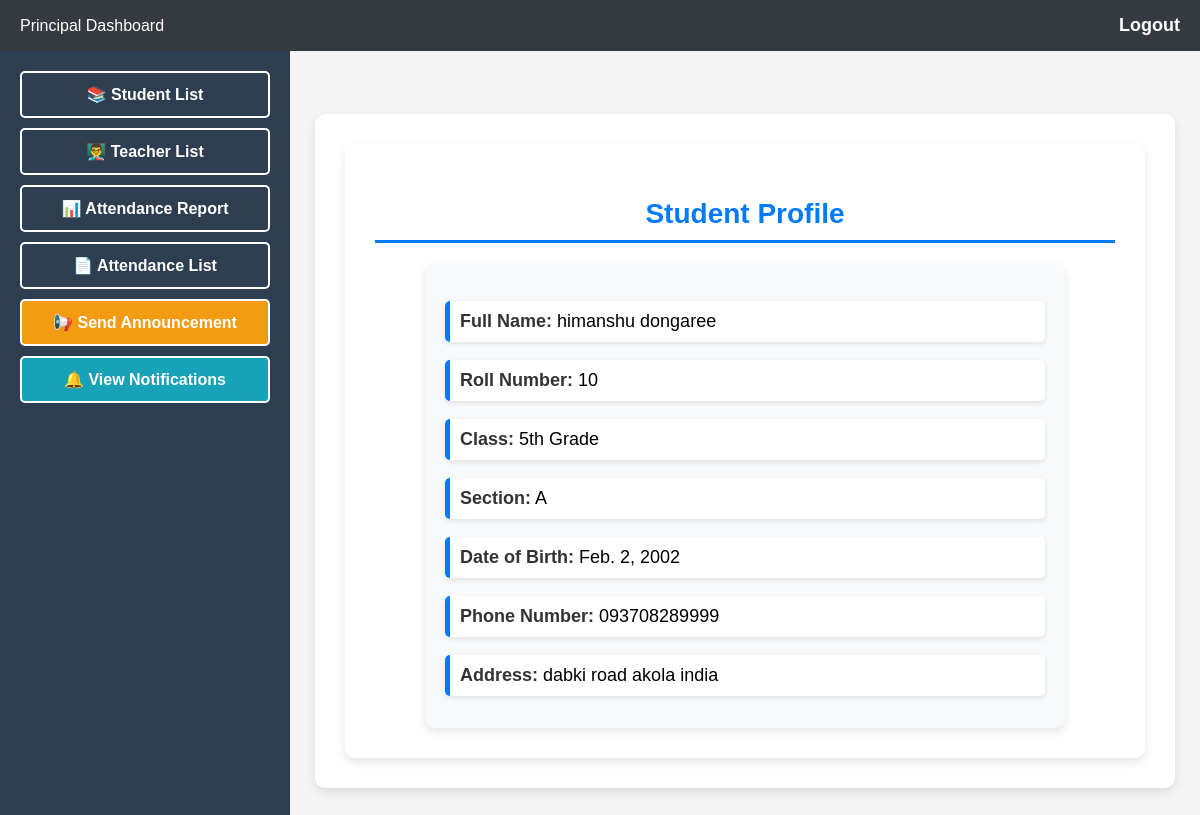
Page /principal/student-detail/3/ on the committed database.
### authentication/models.py (models this page shows, shortened)
class StudentProfile(models.Model):
    user = models.OneToOneField(CustomUser, on_delete=models.CASCADE, related_name="student_profile")
    full_name = models.CharField(max_length=100)
    roll_number = models.CharField(max_length=20, unique=True)
    class_name = models.CharField(max_length=20)  # Example: "10th Grade"
    section = models.CharField(max_length=5)  # Example: "A"
    date_of_birth = models.DateField()
    phone_number = models.CharField(max_length=15)
    address = models.TextField()
    remarks = models.TextField(blank=True, null=True)
    class Meta:
        verbose_name = "Student Profile"
        verbose_name_plural = "Student Profiles"

### principal/views.py (the view)
# urls.py: path("student-detail/<int:student_id>/", views.student_detail, name="student_detail"),
def student_detail(request, student_id):
    student = get_object_or_404(StudentProfile, id=student_id)
    return render(request, "principal/student_detail.html", {"student": student})

### principal/templates/principal/student_detail.html (shortened to what this page needs)
{% extends 'base_p.html' %}
{% block content %}
<!DOCTYPE html>
<html lang="en">
<head>
</head>
<body>
    <div class="content">
        <h2 class="profile-title">Student Profile</h2>
        <div class="profile-container">
            <div class="profile-card">
                <div class="profile-info">
                    <p><strong>Full Name:</strong> {{ student.full_name }}</p>
                    <p><strong>Roll Number:</strong> {{ student.roll_number }}</p>
                    <p><strong>Class:</strong> {{ student.class_name }}</p>
                    <p><strong>Section:</strong> {{ student.section }}</p>
                    <p><strong>Date of Birth:</strong> {{ student.date_of_birth }}</p>
                    <p><strong>Phone Number:</strong> {{ student.phone_number }}</p>
                    <p><strong>Address:</strong> {{ student.address }}</p>
                </div>
            </div>
        </div>
    </div>
</body>
</html>
{% endblock %}

### principal/templates/base_p.html (style rules this page uses)
body { font-family: Arial, sans-serif; margin: 0; padding: 0; background: #f4f4f4; }
.content { flex-grow: 1; padding: 20px; background: white; }

### principal/templates/principal/student_detail.html (style rules this page uses)
.content { padding: 30px; max-width: 800px; margin: auto; background: #ffffff; border-radius: 10px; box-shadow: 0 4px 10px rgba(0, 0, 0, 0.1); }
.profile-title { text-align: center; font-size: 28px; font-weight: bold; color: #007BFF; margin-bottom: 20px; padding-bottom: 10px; border-bottom: 3px solid #007BFF; display: inline-block; width: 100%; }
.profile-container { display: flex; justify-content: center; }
.profile-card { background: #f8f9fa; border-radius: 10px; padding: 20px; width: 100%; max-width: 600px; box-shadow: 0 4px 8px rgba(0, 0, 0, 0.1); }
.profile-info p { font-size: 18px; margin-bottom: 12px; padding: 10px; background: #ffffff; border-radius: 5px; box-shadow: 0 2px 5px rgba(0, 0, 0, 0.1); border-left: 5px solid #007BFF; transition: all 0.3s; }
strong { color: #333; }

### rows in the picture
StudentProfile: full_name "himanshu dongaree", roll_number "10", class_name "5th Grade", section "A", date_of_birth "Feb. 2, 2002", phone_number "093708289999", address "dabki road akola india"
